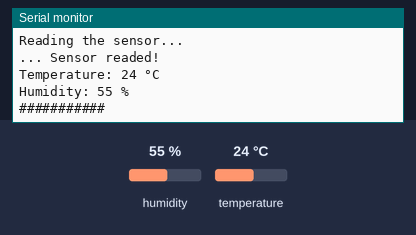
Recording of a sketch running on a simulated Arduino Uno, built with avr-gcc and run on an emulated ATmega328P. On the bench: the last lines printed to the serial monitor. The inputs (shaded band) are chosen by the test bench; at power-on: humidity 55 %, temperature 24 °C.

Above: at 5.8 s.
5.9 s: humidity set to 22 %
At 11.5 s:
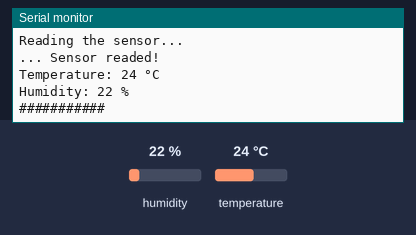
11.9 s: temperature set to 12 °C
At 16.5 s:
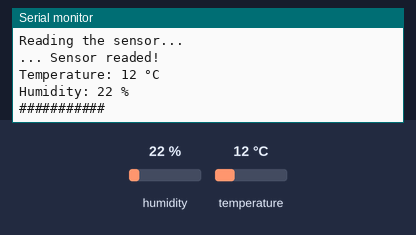
17.9 s: humidity set to 40 %
At 21.4 s:
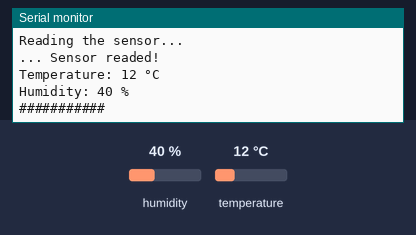
Timing chart, 0 to 22.9 s (numbered marks = the images above; inputs shaded):
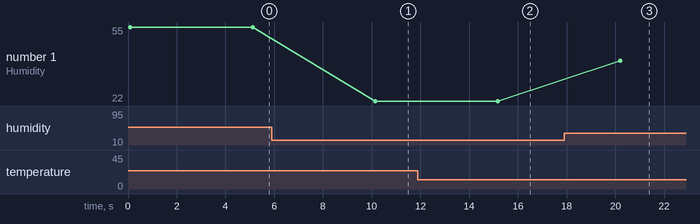

The sketch:

Practica5.3.ino
```cpp
#include <SimpleDHT.h>
#define SENSOR 7

SimpleDHT11 sensor;

void setup() {
  pinMode(SENSOR, INPUT);
  Serial.begin(9600);
  Serial.println("SENSOR STARTED");
}

void loop() {
  Serial.println("Reading the sensor...");
  byte temperature = 0;
  byte humidity = 0;
  byte data[40] = {0};

  if (sensor.read(SENSOR, &temperature, &humidity, data)) {
    Serial.println("There was an error reading!");
  } else {
    Serial.println("... Sensor readed!");
    Serial.print("Temperature: ");
    Serial.print((int)temperature);
    Serial.println(" °C");
    Serial.print("Humidity: ");
    Serial.print((int)humidity);
    Serial.println(" %");
    Serial.println("###########");
  }
  delay(5000);
}
```

Measured:
- after the input at 5.9 s, the serial monitor: prints a new line after 4.2 s (image 1)
- after the input at 11.9 s, the serial monitor: prints a new line after 3.2 s (image 2)
- after the input at 17.9 s, the serial monitor: prints a new line after 2.3 s (image 3)
- plotted number 1: 55 → 22 after the input at 5.9 s, 22 → 40 after the input at 17.9 s
